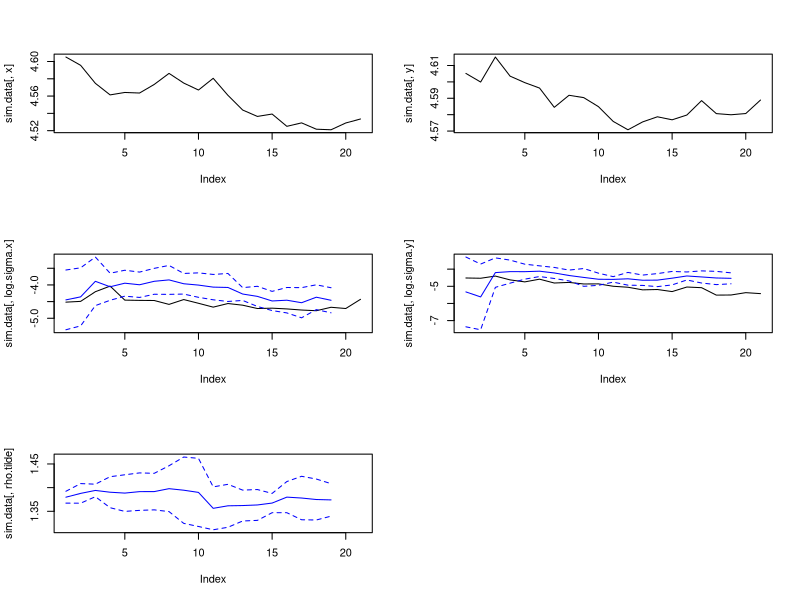

The R source for this figure:
library("data.table");

sim.data <- fread(input = "data.csv",
                  header = TRUE,
                  sep = ",")
sample.data <- sim.data;

post.mean <- fread(input = "inference.csv",
                   header = TRUE,
                   sep = ",")

par(mfrow=c(3,2))
plot(sim.data[, x], type = "l")
plot(sim.data[, y], type = "l")
##
plot(sim.data[, log.sigma.x], type = "l",
     ylim = c(min(post.mean[, mean_log_sigma_x] - 2*sqrt(post.mean[, var_log_sigma_x])),
              max(post.mean[, mean_log_sigma_x] + 2*sqrt(post.mean[, var_log_sigma_x])) ))
lines(post.mean[, mean_log_sigma_x], col = "blue")
lines(post.mean[, mean_log_sigma_x] - 2*sqrt(post.mean[, var_log_sigma_x]),
      col="blue", lty = "dashed")
lines(post.mean[, mean_log_sigma_x] + 2*sqrt(post.mean[, var_log_sigma_x]),
      col="blue", lty = "dashed")
##
plot(sim.data[, log.sigma.y], type = "l",
          ylim = c(min(post.mean[, mean_log_sigma_y] - 2*sqrt(post.mean[, var_log_sigma_y])),
              max(post.mean[, mean_log_sigma_y] + 2*sqrt(post.mean[, var_log_sigma_y])) ))
lines(post.mean[, mean_log_sigma_y], col = "blue")
lines(post.mean[, mean_log_sigma_y] - 2*sqrt(post.mean[, var_log_sigma_y]),
      col="blue", lty = "dashed")
lines(post.mean[, mean_log_sigma_y] + 2*sqrt(post.mean[, var_log_sigma_y]),
      col="blue", lty = "dashed")
##
plot(sim.data[, rho.tilde], type = "l",
     ylim = c(min( post.mean[, mean_rho_tilde] - 2*sqrt(post.mean[, var_rho_tilde])  ),
               max( post.mean[, mean_rho_tilde] + 2*sqrt(post.mean[, var_rho_tilde]) )))

lines(post.mean[, mean_rho_tilde],
      col = "blue")

lines(post.mean[, mean_rho_tilde] - 2*sqrt(post.mean[, var_rho_tilde]),
      col="blue", lty = "dashed")
lines(post.mean[, mean_rho_tilde] + 2*sqrt(post.mean[, var_rho_tilde]),
      col="blue", lty = "dashed")
